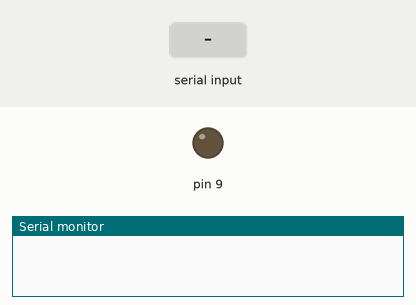
Recording of a sketch running on a simulated Arduino Mega 2560, built with avr-gcc and run on an emulated ATmega2560. Parts: output pins drawn as LEDs (lit = HIGH), the last lines printed to the serial monitor. Inputs (shaded band) come from the test bench.

Above: at 1.2 s.
1.3 s: "a90\n" received over Serial
At 2.4 s:
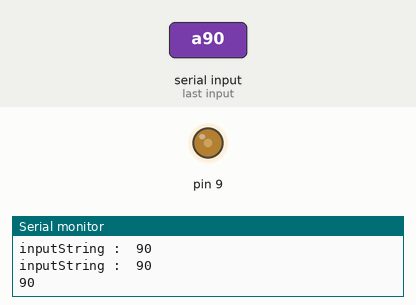
2.8 s: "a,45\n" received over Serial
At 3.6 s:
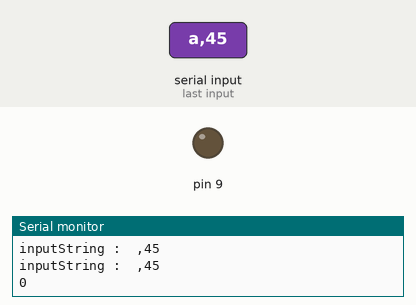
Timing chart, 0 to 5.8 s (numbered marks = the images above; inputs shaded):
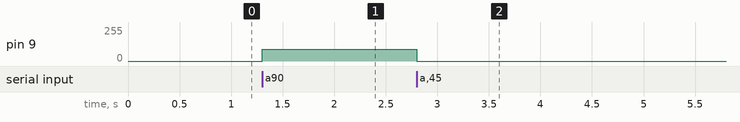

The sketch:

Google_Assistant_Arduino.ino
```cpp
String inputString = "";         // a String to hold incoming data
String buff;
bool stringComplete = false;  // whether the string is complete
bool id;
int f, buf;

char firstChar;
bool GotFirstChar = false;
void setup() {
  // initialize serial:
  Serial.begin(115200);
  // reserve 200 bytes for the inputString:
  inputString.reserve(200);
}
void loop() {
  // print the string when a newline arrives:
  if (stringComplete) {
    switch (firstChar) {
      case 'a':
        buf = inputString.toInt();
        Serial.println(buf);
        analogWrite(9, buf);
        break;
          case 'b':
        Serial.println(inputString);
        break;
          case 'c':
        Serial.println(inputString);
        break;
    }
    inputString = "";
    stringComplete = false;
    GotFirstChar = false;
  }
}
void serialEvent() {
  while (Serial.available()) {
    // get the new byte:
    char inChar = (char)Serial.read();
    if (!GotFirstChar) {
      firstChar = inChar;
      GotFirstChar = true;
    }
    else {
      // add it to the inputString:
      inputString += inChar;
      Serial.println("inputString :  " + inputString);
      // if the incoming character is a newline, set a flag so the main loop can
      // do something about it:
    }
    if (inChar == '\n') {
      stringComplete = true;
    }
  }
}

/*
   if (stringComplete) {
     while (f < 100)
     { if (inputString.substring(f) == "id")
       {
         id = true;
         //break;
       } f++;
     }
     if (id == true)
     {
       x = inputString.charAt(f + 4);
     }
     if (x == '4')
     { f = 0;
       while (f < 100)
       { if (inputString.substring(f) == "number")
         { f += 9;
           for (int i = 0; i < 3; i++)
           { if (inputString.charAt(f + i) == '"') i = 3;
             else buff += inputString.charAt(f + i);
           }
           Serial.println(buff);
           buf = buff.toInt();
                    Serial.println(buf);
           analogWrite(9, buf);
           break;
         }
         f++;
       }
     }
     // clear the string:
     inputString = "";
     stringComplete = false;
   }
*/
```

Measured:
- after the input at 1.3 s, pin 9: 0/255 → 90/255 at once
- after the input at 2.8 s, pin 9: 90/255 → 0/255 at once
